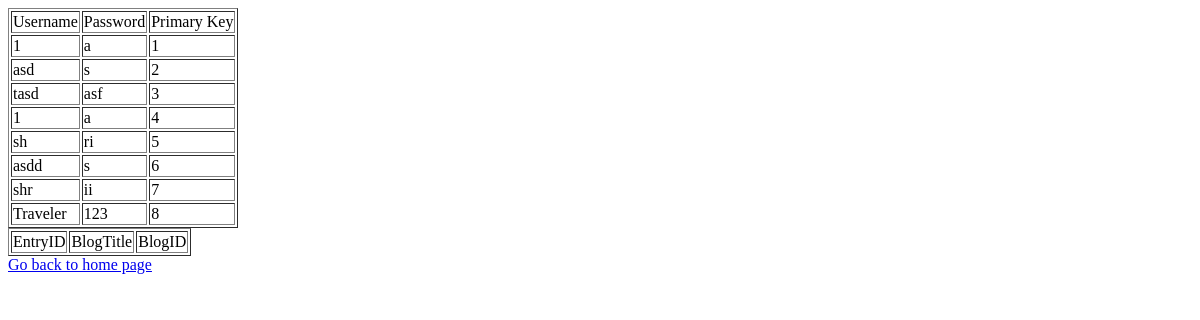
/list, run on an earlier commit of the app's database.
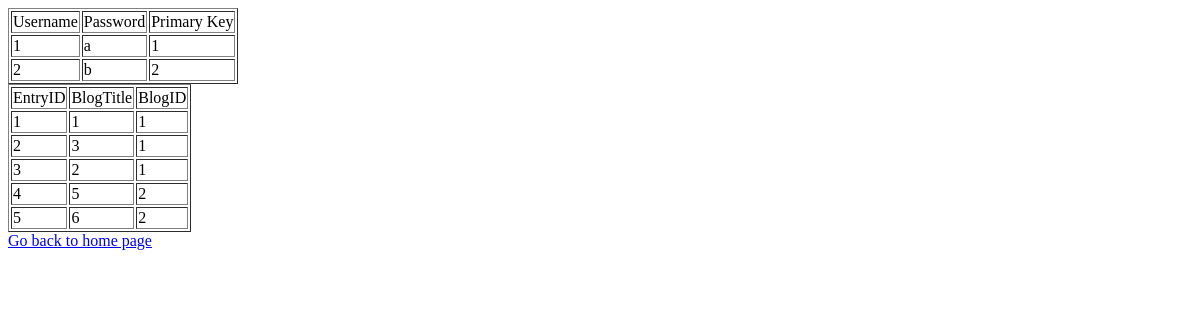
And on a later commit of the database.
### tables this page shows
CREATE TABLE userinfo (username TEXT, password TEXT, BlogID INTEGER PRIMARY KEY);

CREATE TABLE bloginfo (EntryID INTEGER PRIMARY KEY, BlogTitle TEXT, BlogID INTEGER, CONSTRAINT fk_userinfo FOREIGN KEY(BlogID) REFERENCES userinfo(BlogID));

### __init__.py (the view)
@app.route('/list')
def list():
   con = sqlite3.connect(DB_FILE)
   con.row_factory = sqlite3.Row
   cur = con.cursor()
   cur.execute("select * from userinfo")
   rows = cur.fetchall()
   c = con.cursor()
   c.execute("select * from bloginfo")
   blog = c.fetchall()
   return render_template("list.html",rows = rows, blog = blog)

### templates/list.html
<!doctype html>
<html>
   <body>
      <table border = 1>
         <thead>
            <td>Username</td>
            <td>Password</td>
            <td>Primary Key</td>
         </thead>
         {% for row in rows %}
            <tr>
               <td>{{row["username"]}}</td>
               <td>{{row["password"]}}</td>
               <td>{{row["BlogID"]}}</td>
            </tr>
         {% endfor %}
      </table>
      <table border = 1>
         <thead>
            <td>EntryID</td>
            <td>BlogTitle</td>
            <td>BlogID</td>
         </thead>
         {% for row in blog %}
            <tr>
               <td>{{row["EntryID"]}}</td>
               <td>{{row["BlogTitle"]}}</td>
               <td>{{row["BlogID"]}}</td>
            </tr>
         {% endfor %}
      </table>
      <a href = "/">Go back to home page</a>
   </body>
</html>

What changed in the data, as far as the page shows it:
removed userinfo: username "tasd", password "asf", BlogID "3"
removed userinfo: username "1", password "a", BlogID "4"
removed userinfo: username "sh", password "ri", BlogID "5"
removed userinfo: username "asdd", password "s", BlogID "6"
removed userinfo: username "shr", password "ii", BlogID "7"
removed userinfo: username "Traveler", password "123", BlogID "8"
changed userinfo id 2: username "asd" → "2"; password "s" → "b"
added bloginfo: EntryID "1", BlogTitle "1", BlogID "1"
added bloginfo: EntryID "2", BlogTitle "3", BlogID "1"
added bloginfo: EntryID "3", BlogTitle "2", BlogID "1"
added bloginfo: EntryID "4", BlogTitle "5", BlogID "2"
added bloginfo: EntryID "5", BlogTitle "6", BlogID "2"
